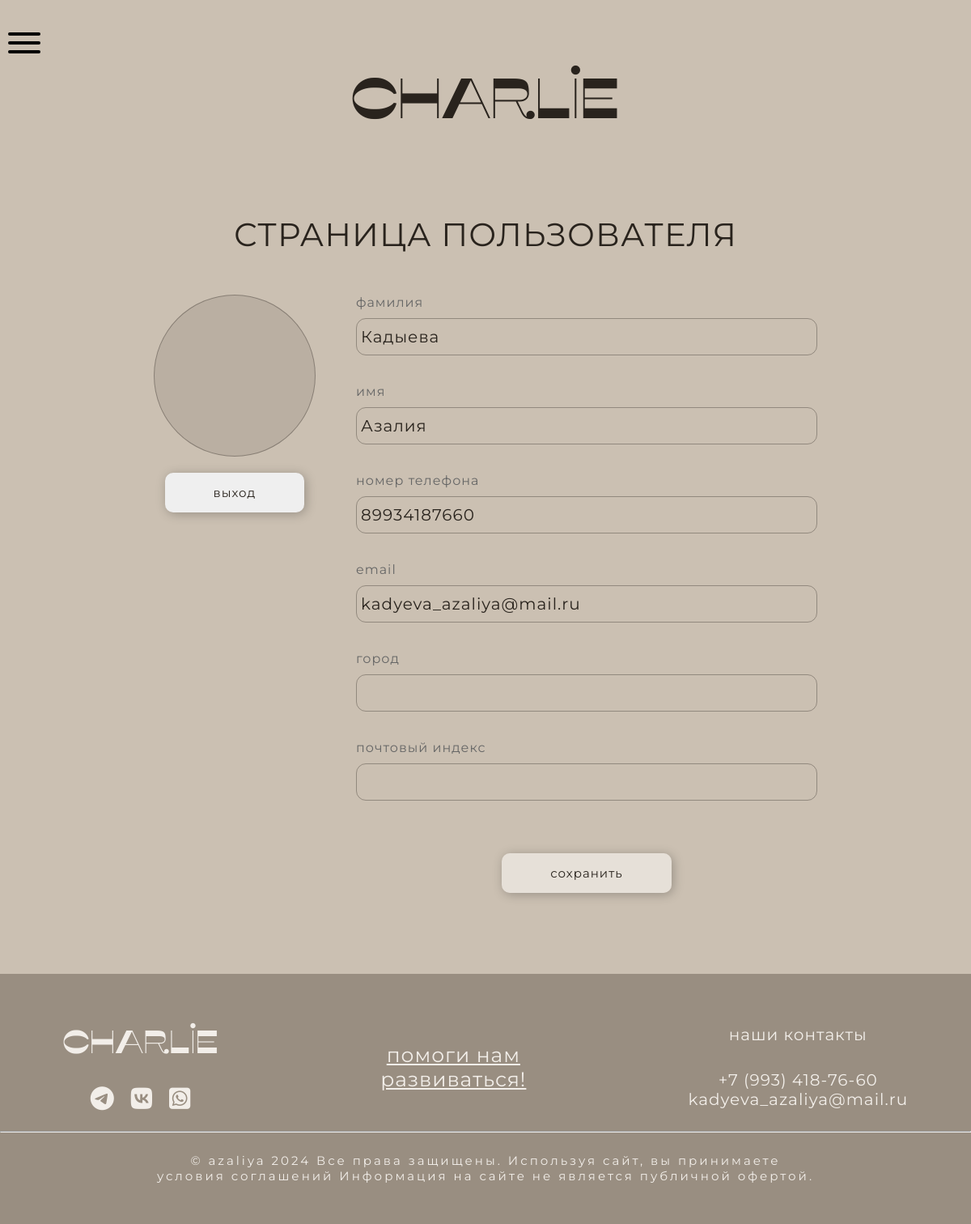
Screenshot of /user.php (signed in) with the database file from the repository.
### tables this page shows
CREATE TABLE `users` (
  `id` int NOT NULL,
  `last_name` varchar(255) NOT NULL,
  `first_name` varchar(255) NOT NULL,
  `phone` varchar(15) NOT NULL,
  `email` varchar(255) NOT NULL,
  `password` varchar(255) NOT NULL,
  `created_at` timestamp NULL DEFAULT CURRENT_TIMESTAMP,
  `city` varchar(255) DEFAULT NULL,
  `postal_code` varchar(20) DEFAULT NULL
);

### user.php (the view, shortened to what this page needs)
<?
include ('includes/header.php');
?>
<!DOCTYPE html>
<html lang="ru">
<head>
    <link rel="stylesheet" href="https://cdnjs.cloudflare.com/ajax/libs/font-awesome/6.5.1/css/all.min.css"
 />
    <link rel="stylesheet" href="assets/css/style.css">
</head>
<body>
    <div class="title container">
        <a href="index.php">
            <h1>CHARLIE</h1>
        </a>
    </div>
    <?php
    include ('includes/connect.php');
    $user_id = $_SESSION['user_id'];
    $sql = "SELECT * FROM users WHERE id = $user_id";
    $result = $conn->query($sql);
    if ($result->num_rows > 0) {
        while ($row = $result->fetch_assoc()) {
            echo "<div class='user container'>";
            echo "<h2>СТРАНИЦА ПОЛЬЗОВАТЕЛЯ</h2>";
            echo "<div class='user_info'>";
            echo "<div class='user_foto_btn'>";
            echo "<div class='user_foto'></div>";
            echo "<form action='logout.php' method='POST'>";
            echo "<button type='submit'>выход</button>";
            echo "</form>";
            echo "</div>";
            echo "<div class='user_form'>";
            echo "<form action='update-profile.php' method='POST'>";
            echo "<label for='last_name'>фамилия</label><br>";
            echo "<input type='text' id='last_name' name='last_name' value='" . $row['last_name'] . "'><br>";
            echo "<label for='first_name'>имя</label><br>";
            echo "<input type='text' id='first_name' name='first_name' value='" . $row['first_name'] . "'><br>";
            echo "<label for='phone'>номер телефона</label><br>";
            echo "<input type='tel' id='phone' name='phone' value='" . $row['phone'] . "'><br>";
            echo "<label for='email'>email</label><br>";
            echo "<input type='email' id='email' name='email' value='" . $row['email'] . "'><br>";
            echo "<label for='city'>город</label><br>";
            echo "<input type='text' id='city' name='city' value='" . $row['city'] . "'><br>";
            echo "<label for='postal_code'>почтовый индекс</label><br>";
            echo "<input type='text' id='postal_code' name='postal_code' value='" . $row['postal_code'] . "'><br>";
            echo "<div class='submit-button-container'>";
            echo "<input type='submit' value='сохранить'>";
            echo "</div>";
            echo "</form>";
            echo "</div>";
            echo "</div>";
            echo "</div>";
        }
    } else {
        echo "0 результатов";
    }
    ?>
</body>
</html>
<?
include ('includes/footer.php');
?>

### rows the page displays
users: last_name "Кадыева", first_name "Азалия", phone "89934187660", email "kadyeva_azaliya@mail.ru"
